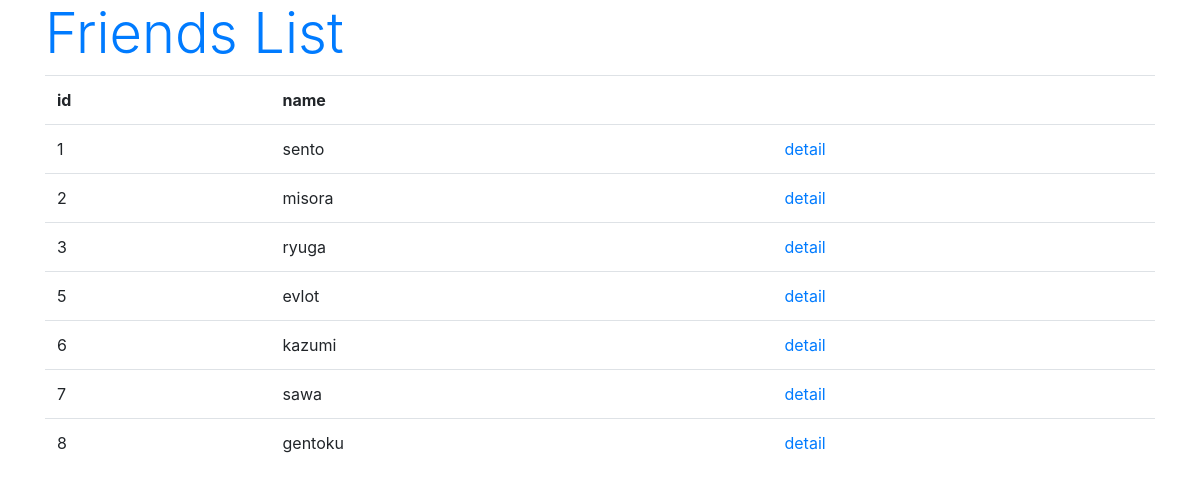
Page /model/list on the committed database.
### chapter3/models.py (models this page shows, shortened)
class Friend(models.Model):
    name = models.CharField(
        max_length=100,
        validators=[number_only]
    )
    mail = models.EmailField(max_length=200)
    gender = models.BooleanField()
    age = models.IntegerField()
    birthday = models.DateField()

### chapter3/views.py (the view)
class FriendList(ListView):
    model = Friend

### chapter3/templates/chapter3/friend_list.html (shortened to what this page needs)
{% load static %}
<!DOCTYPE html>
<html lang="ja">
  <head>
    <link
      rel="stylesheet"
      href="https://stackpath.bootstrapcdn.com/bootstrap/4.3.1/css/bootstrap.min.css"
    />
  </head>
  <body class="container">
    <h1 class="display-4 text-primary">Friends List</h1>
    <table class="table">
      <tr>
        <th>id</th>
        <th>name</th>
        <th></th>
      </tr>
      {% for item in object_list %}
      <tr>
        <td>{{item.id}}</td>
        <td>{{item.name}}</td>
        <td><a href="/model/detail/{{ item.id }}">detail</a></td>
      </tr>
      {% endfor %}
    </table>
  </body>
</html>

### rows in the picture
Friend: id "1", name "sento"
Friend: id "2", name "misora"
Friend: id "3", name "ryuga"
Friend: id "5", name "evlot"
Friend: id "6", name "kazumi"
Friend: id "7", name "sawa"
Friend: id "8", name "gentoku"
